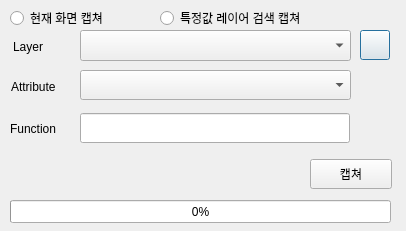
<?xml version="1.0" encoding="UTF-8"?>
<ui version="4.0">
 <class>Dialog</class>
 <widget class="QDialog" name="Dialog">
  <property name="geometry">
   <rect>
    <x>0</x>
    <y>0</y>
    <width>406</width>
    <height>231</height>
   </rect>
  </property>
  <property name="windowTitle">
   <string>Dialog</string>
  </property>
  <widget class="QComboBox" name="cbx_attrs">
   <property name="geometry">
    <rect>
     <x>80</x>
     <y>70</y>
     <width>271</width>
     <height>30</height>
    </rect>
   </property>
  </widget>
  <widget class="QComboBox" name="cbx_layers">
   <property name="geometry">
    <rect>
     <x>80</x>
     <y>30</y>
     <width>271</width>
     <height>31</height>
    </rect>
   </property>
  </widget>
  <widget class="QPushButton" name="btn_refresh">
   <property name="geometry">
    <rect>
     <x>360</x>
     <y>30</y>
     <width>30</width>
     <height>30</height>
    </rect>
   </property>
   <property name="text">
    <string/>
   </property>
  </widget>
  <widget class="QPushButton" name="btn_capture">
   <property name="geometry">
    <rect>
     <x>310</x>
     <y>159</y>
     <width>82</width>
     <height>30</height>
    </rect>
   </property>
   <property name="text">
    <string>캡쳐</string>
   </property>
  </widget>
  <widget class="QLabel" name="lb_layers">
   <property name="geometry">
    <rect>
     <x>13</x>
     <y>36</y>
     <width>56</width>
     <height>21</height>
    </rect>
   </property>
   <property name="text">
    <string>Layer</string>
   </property>
  </widget>
  <widget class="QLabel" name="lb_attrs">
   <property name="geometry">
    <rect>
     <x>11</x>
     <y>76</y>
     <width>56</width>
     <height>21</height>
    </rect>
   </property>
   <property name="text">
    <string>Attribute</string>
   </property>
  </widget>
  <widget class="QRadioButton" name="rdo_allCap">
   <property name="geometry">
    <rect>
     <x>10</x>
     <y>10</y>
     <width>110</width>
     <height>16</height>
    </rect>
   </property>
   <property name="text">
    <string>현재 화면 캡쳐</string>
   </property>
  </widget>
  <widget class="QRadioButton" name="rdo_attrCap">
   <property name="geometry">
    <rect>
     <x>160</x>
     <y>10</y>
     <width>160</width>
     <height>16</height>
    </rect>
   </property>
   <property name="text">
    <string>특정값 레이어 검색 캡쳐</string>
   </property>
  </widget>
  <widget class="QLabel" name="lb_func">
   <property name="geometry">
    <rect>
     <x>10</x>
     <y>118</y>
     <width>56</width>
     <height>21</height>
    </rect>
   </property>
   <property name="text">
    <string>Function</string>
   </property>
  </widget>
  <widget class="QLineEdit" name="txt_func">
   <property name="geometry">
    <rect>
     <x>80</x>
     <y>113</y>
     <width>270</width>
     <height>30</height>
    </rect>
   </property>
  </widget>
  <widget class="QProgressBar" name="progressBar">
   <property name="geometry">
    <rect>
     <x>10</x>
     <y>200</y>
     <width>381</width>
     <height>23</height>
    </rect>
   </property>
   <property name="value">
    <number>0</number>
   </property>
  </widget>
 </widget>
 <resources/>
 <connections/>
</ui>
